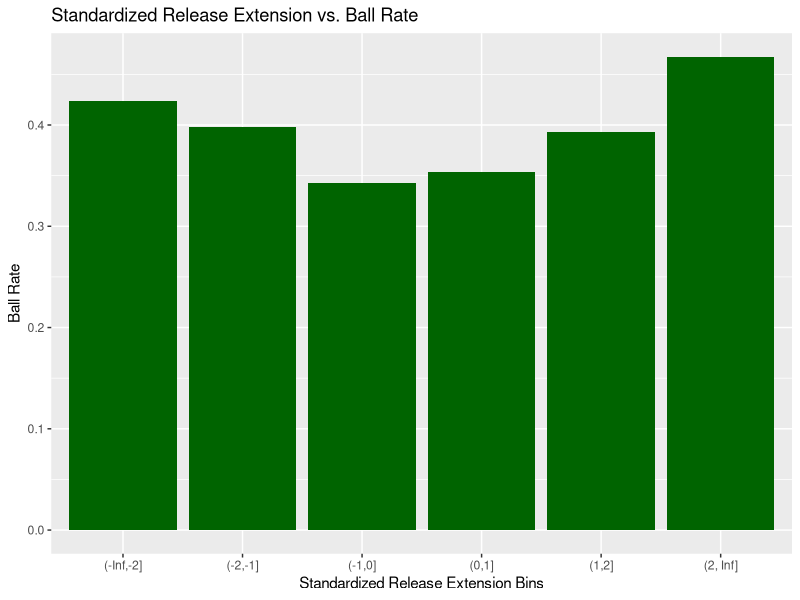
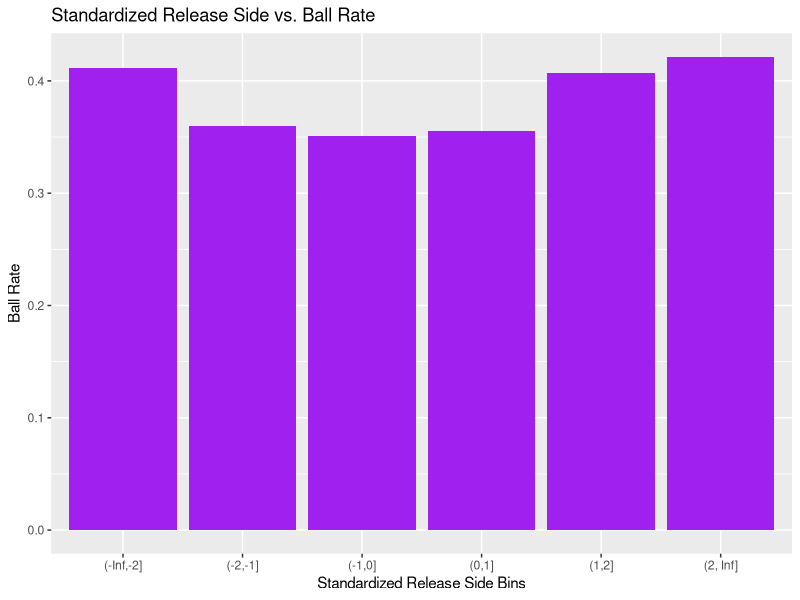
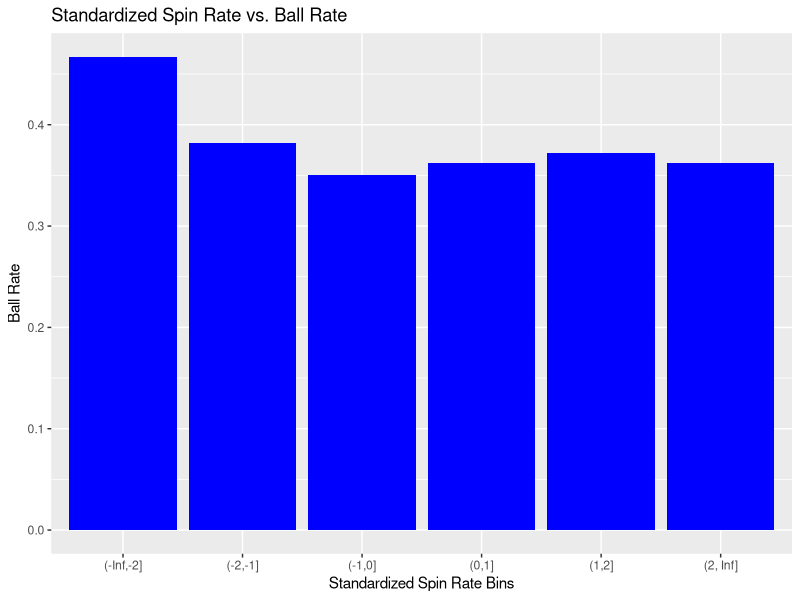
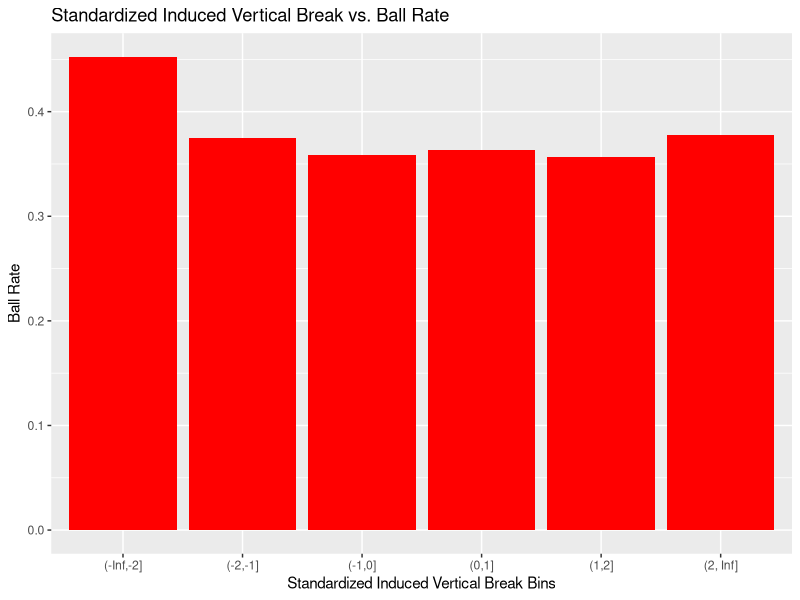

Here is the R script that generated these plots, in order:
library(tidyverse)

# Reading in the dataset
read.csv('data.csv') -> data

# Pre-processing the data
data %>%
  filter(!EVENT_RESULT_KEY %in% c('stolen_base_3b', 'stolen_base_2b', 'catcher_interf', 'caught_stealing_2b', 
                                 'pickoff_caught_stealing_2b', 'pickoff_caught_stealing_3b')) -> data
data %>%
  mutate(HORIZONTAL_BREAK = abs(HORIZONTAL_BREAK),
         RELEASE_SIDE = abs(RELEASE_SIDE)) -> data
data %>%
  mutate(STRIKE = ifelse(PITCH_RESULT_KEY %in% c('InPlay', 'FoulBall', 'StrikeCalled', 'StrikeSwinging'), 1, 0),
         BALL = 1 - STRIKE) -> data

# Standardizing the data
data %>%
  group_by(PITCHER_KEY, PITCH_TYPE_TRACKED_KEY) %>%
  mutate_at(c('INDUCED_VERTICAL_BREAK', 'HORIZONTAL_BREAK', 'SPIN_RATE_ABSOLUTE', 
              'RELEASE_SPEED', 'RELEASE_SIDE', 'RELEASE_HEIGHT', 'RELEASE_EXTENSION'), function(x) {
                (x - mean(x)) / sd(x)
              }) %>%
  ungroup() -> data_standardized

# Calculating p-values
data_standardized %>%
  mutate_at(c('INDUCED_VERTICAL_BREAK', 'HORIZONTAL_BREAK', 'SPIN_RATE_ABSOLUTE', 
              'RELEASE_SPEED', 'RELEASE_SIDE', 'RELEASE_HEIGHT', 'RELEASE_EXTENSION'), function(x) {
                2 * pnorm(-abs(x))
              }) -> data_p_values

# Creating p-value bins
data_p_values %>%
  mutate_at(c('INDUCED_VERTICAL_BREAK', 'HORIZONTAL_BREAK', 'SPIN_RATE_ABSOLUTE', 
              'RELEASE_SPEED', 'RELEASE_SIDE', 'RELEASE_HEIGHT', 'RELEASE_EXTENSION'), function(x) {
                cut(x, c(-Inf, 0.05, Inf))
              }) -> data_p_values_binned

# Creating the table of ball rates of both bins for each metric
rbind(
  
  data_p_values_binned %>%
    group_by(INDUCED_VERTICAL_BREAK) %>%
    summarise(
      BALL_PCT = mean(BALL)
    ) %>%
    na.omit() %>%
    pivot_wider(names_from = c(INDUCED_VERTICAL_BREAK), values_from = c(BALL_PCT)) %>%
    mutate(Metric = 'Induced Vertical Break'),
  
  data_p_values_binned %>%
    group_by(HORIZONTAL_BREAK) %>%
    summarise(
      BALL_PCT = mean(BALL)
    ) %>%
    na.omit() %>%
    pivot_wider(names_from = c(HORIZONTAL_BREAK), values_from = c(BALL_PCT)) %>%
    mutate(Metric = 'Horizontal Break'),
  
  data_p_values_binned %>%
    group_by(SPIN_RATE_ABSOLUTE) %>%
    summarise(
      BALL_PCT = mean(BALL)
    ) %>%
    na.omit() %>%
    pivot_wider(names_from = c(SPIN_RATE_ABSOLUTE), values_from = c(BALL_PCT)) %>%
    mutate(Metric = 'Spin Rate'),
  
  data_p_values_binned %>%
    group_by(RELEASE_SPEED) %>%
    summarise(
      BALL_PCT = mean(BALL)
    ) %>%
    na.omit() %>%
    pivot_wider(names_from = c(RELEASE_SPEED), values_from = c(BALL_PCT)) %>%
    mutate(Metric = 'Release Speed'),
  
  data_p_values_binned %>%
    group_by(RELEASE_SIDE) %>%
    summarise(
      BALL_PCT = mean(BALL)
    ) %>%
    na.omit() %>%
    pivot_wider(names_from = c(RELEASE_SIDE), values_from = c(BALL_PCT)) %>%
    mutate(Metric = 'Release Side'),
  
  data_p_values_binned %>%
    group_by(RELEASE_HEIGHT) %>%
    summarise(
      BALL_PCT = mean(BALL)
    ) %>%
    na.omit() %>%
    pivot_wider(names_from = c(RELEASE_HEIGHT), values_from = c(BALL_PCT)) %>%
    mutate(Metric = 'Release Height'),
  
  data_p_values_binned %>%
    group_by(RELEASE_EXTENSION) %>%
    summarise(
      BALL_PCT = mean(BALL)
    ) %>%
    na.omit() %>%
    pivot_wider(names_from = c(RELEASE_EXTENSION), values_from = c(BALL_PCT)) %>%
    mutate(Metric = 'Release Extension')
  
) %>%
  rename(c('Ball Rate for P < 0.05 Bin' = 1, 'Ball Rate for P > 0.05 Bin' = 2)) %>%
  select(Metric, everything()) -> ball_rate_comparisons

# Creating plots for the four metrics with the greatest bin differences
data_standardized %>%
  mutate(
    INDUCED_VERTICAL_BREAK = cut(INDUCED_VERTICAL_BREAK, c(-Inf, seq(from = -2, to = 2, by = 1), Inf))
  ) %>%
  drop_na(INDUCED_VERTICAL_BREAK) %>%
  group_by(INDUCED_VERTICAL_BREAK) %>%
  summarise(
    N_PITCHES = n(),
    BALL_RATE = mean(BALL)
  ) %>%
  ggplot(aes(INDUCED_VERTICAL_BREAK, BALL_RATE)) +
  geom_bar(stat = 'identity', fill = 'red') +
  theme(legend.position = "none") +
  labs(title = 'Standardized Induced Vertical Break vs. Ball Rate',
       x = 'Standardized Induced Vertical Break Bins',
       y = 'Ball Rate') -> vertical_break_plot

data_standardized %>%
  mutate(
    SPIN_RATE_ABSOLUTE = cut(SPIN_RATE_ABSOLUTE, c(-Inf, seq(from = -2, to = 2, by = 1), Inf))
  ) %>%
  drop_na(SPIN_RATE_ABSOLUTE) %>%
  group_by(SPIN_RATE_ABSOLUTE) %>%
  summarise(
    N_PITCHES = n(),
    BALL_RATE = mean(BALL)
  ) %>%
  ggplot(aes(SPIN_RATE_ABSOLUTE, BALL_RATE)) +
  geom_bar(stat = 'identity', fill = 'blue') +
  theme(legend.position = "none") +
  labs(title = 'Standardized Spin Rate vs. Ball Rate',
       x = 'Standardized Spin Rate Bins',
       y = 'Ball Rate') -> spin_rate_plot

data_standardized %>%
  mutate(
    RELEASE_SIDE = cut(RELEASE_SIDE, c(-Inf, seq(from = -2, to = 2, by = 1), Inf))
  ) %>%
  drop_na(RELEASE_SIDE) %>%
  group_by(RELEASE_SIDE) %>%
  summarise(
    N_PITCHES = n(),
    BALL_RATE = mean(BALL)
  ) %>%
  ggplot(aes(RELEASE_SIDE, BALL_RATE)) +
  geom_bar(stat = 'identity', fill = 'purple') +
  theme(legend.position = "none") +
  labs(title = 'Standardized Release Side vs. Ball Rate',
       x = 'Standardized Release Side Bins',
       y = 'Ball Rate') -> release_side_plot

data_standardized %>%
  mutate(
    RELEASE_EXTENSION = cut(RELEASE_EXTENSION, c(-Inf, seq(from = -2, to = 2, by = 1), Inf))
  ) %>%
  drop_na(RELEASE_EXTENSION) %>%
  group_by(RELEASE_EXTENSION) %>%
  summarise(
    N_PITCHES = n(),
    BALL_RATE = mean(BALL)
  ) %>%
  ggplot(aes(RELEASE_EXTENSION, BALL_RATE)) +
  geom_bar(stat = 'identity', fill = 'darkgreen') +
  theme(legend.position = "none") +
  labs(title = 'Standardized Release Extension vs. Ball Rate',
       x = 'Standardized Release Extension Bins',
       y = 'Ball Rate') -> release_extension_plot

# Creating the binary "AFFECTED" variable
data_p_values %>%
  ungroup() %>%
  mutate(
    AFFECTED = case_when(
      INDUCED_VERTICAL_BREAK <= 0.05 ~ 1,
      SPIN_RATE_ABSOLUTE <= 0.05 ~ 1,
      RELEASE_SIDE <= 0.05 ~ 1,
      RELEASE_EXTENSION <= 0.05 ~ 1,
      .default = 0
    )
  ) %>%
  select(PID, AFFECTED) -> data_affected_pct
data_standardized %>%
  inner_join(data_affected_pct) -> data_affected_pct

# Test/train split
set.seed(1)
inds <- sample(1:nrow(data_affected_pct), 0.7 * nrow(data_affected_pct))
data_affected_pct[inds,] -> training
data_affected_pct[-inds,] -> testing

# Logistic regression model
glm(AFFECTED ~ INDUCED_VERTICAL_BREAK + SPIN_RATE_ABSOLUTE + RELEASE_SIDE + RELEASE_EXTENSION, training, family = 'binomial') -> glm_fit
summary(glm_fit)

# Making predictions and checking accuracy
testing$DEWPOINT_AFFECT <- predict(glm_fit, testing, type = 'response')
testing %>%
  mutate(PREDICTION = ifelse(DEWPOINT_AFFECT > 0.2, 1, 0)) -> testing
table(testing$PREDICTION, testing$AFFECTED)

# Making predictions on entire dataset and writing it to submission csv file
data_standardized$DEWPOINT_AFFECTED <- predict(glm_fit, data_standardized, type = 'response')
data_standardized %>%
  select(PID, DEWPOINT_AFFECTED) %>%
  write.csv('submission.csv', row.names = F, quote = F)
